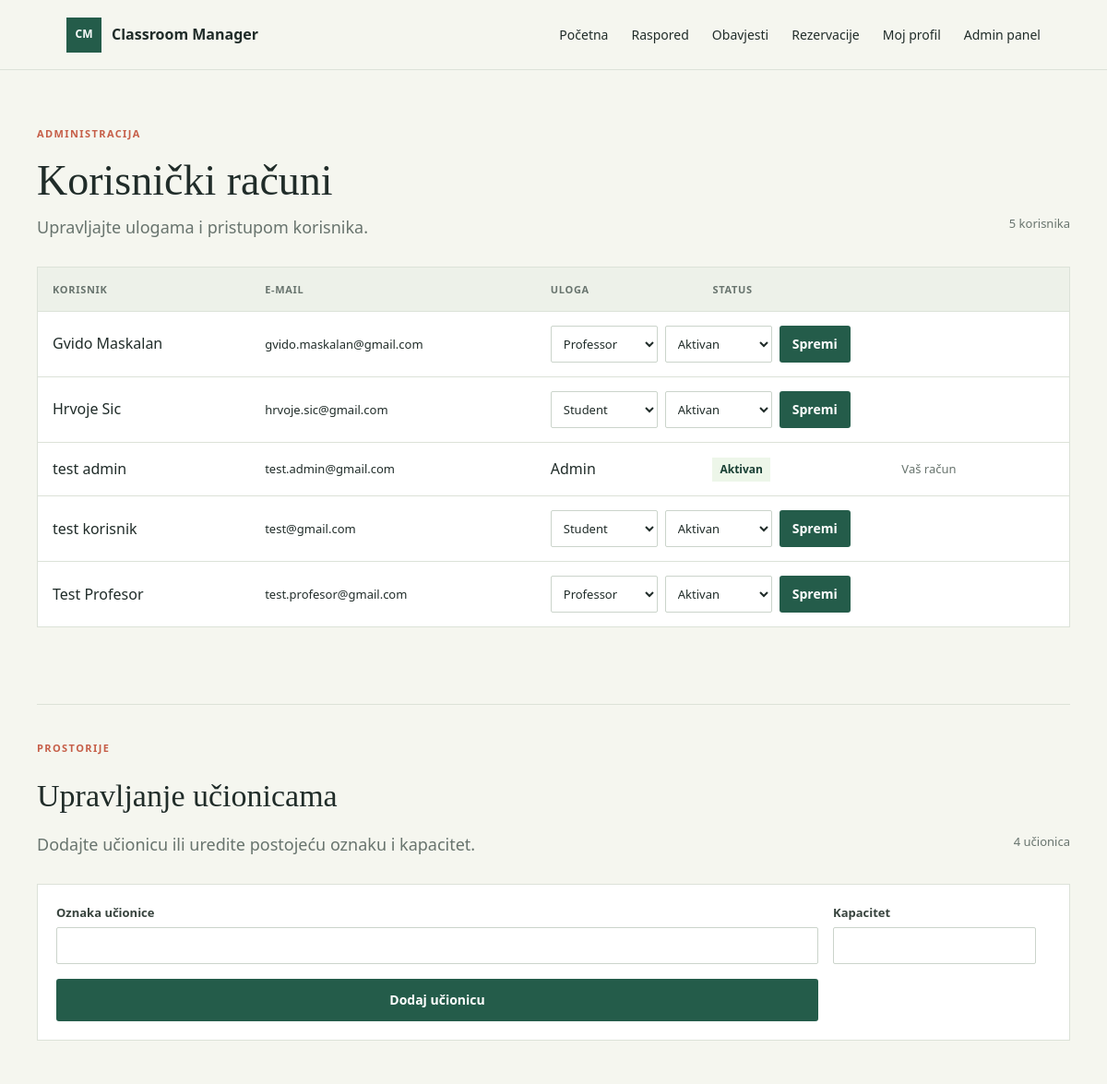
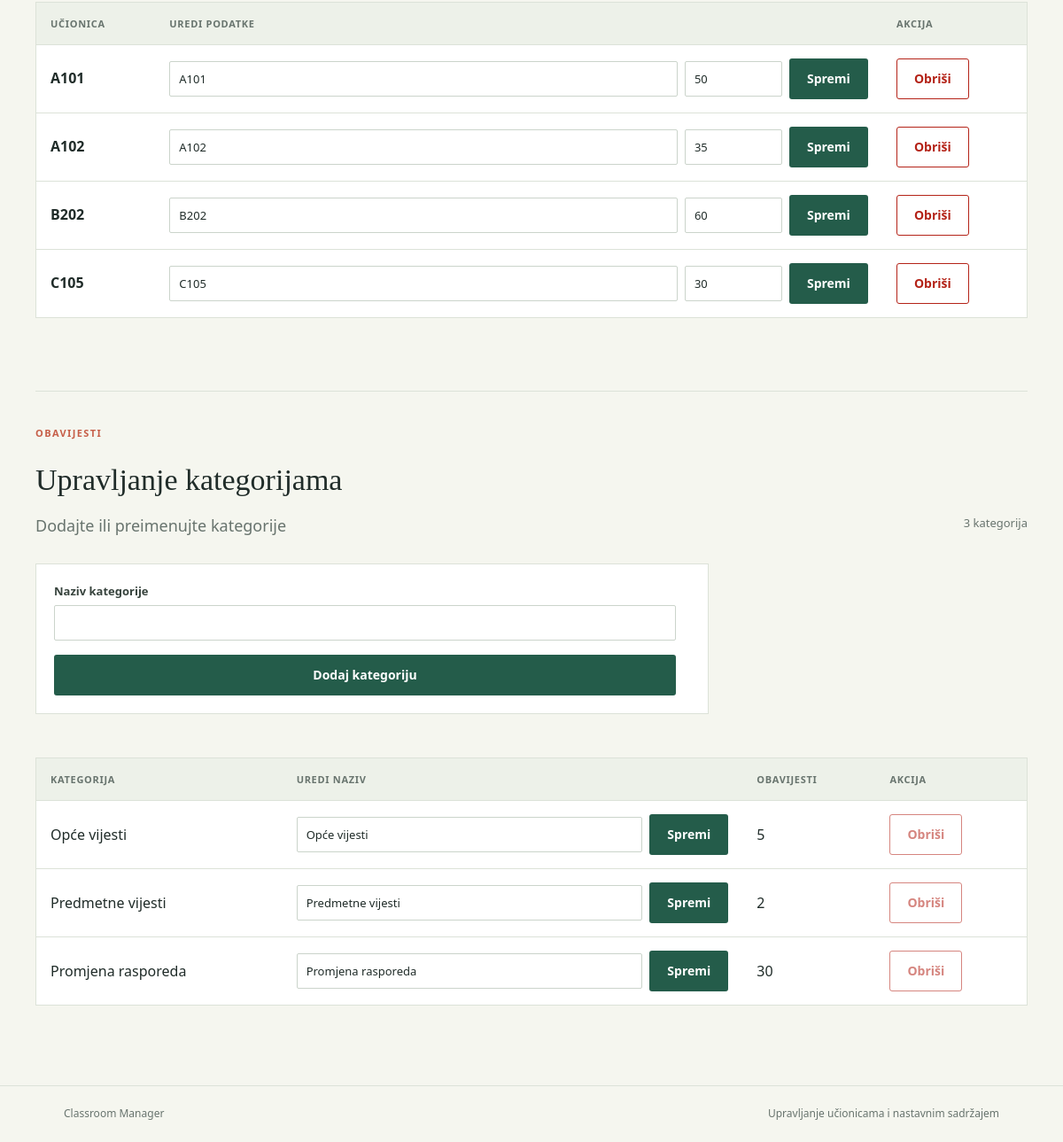
The page /admin.php (signed in) on the database its author committed (2 pictures, top to bottom).
### tables this page shows
CREATE TABLE `users` (
  `id` int(11) NOT NULL,
  `Username` varchar(150) NOT NULL,
  `Email` varchar(150) NOT NULL,
  `Password` varchar(255) NOT NULL,
  `Role` varchar(50) NOT NULL DEFAULT 'Student',
  `Active` tinyint(1) NOT NULL DEFAULT 1
);

CREATE TABLE `classrooms` (
  `id` int(11) NOT NULL,
  `room_code` varchar(30) NOT NULL,
  `capacity` int(11) NOT NULL
);

CREATE TABLE `categories` (
  `id` int(11) NOT NULL,
  `name` varchar(100) NOT NULL
);

### config.php (called while the page is built, shortened)
<?php
function db(): PDO
{
    static $pdo;
    if ($pdo instanceof PDO) {
        return $pdo;
    }
    $host = getenv('DB_HOST') ?: '127.0.0.1';
    $name = getenv('DB_NAME') ?: 'classroommanager';
    $user = getenv('DB_USER') ?: 'root';
    $password = getenv('DB_PASS');
    $password = $password === false ? '' : $password;
    $pdo = new PDO(
        "mysql:host={$host};dbname={$name};charset=utf8mb4",
        $user,
        $password,
        [
            PDO::ATTR_ERRMODE => PDO::ERRMODE_EXCEPTION,
            PDO::ATTR_DEFAULT_FETCH_MODE => PDO::FETCH_ASSOC,
            PDO::ATTR_EMULATE_PREPARES => false,
        ]
    );
    return $pdo;
}

### functions.php (called while the page is built, shortened)
<?php
function e(string|int|null $value): string
{
    return htmlspecialchars((string) $value, ENT_QUOTES | ENT_SUBSTITUTE, 'UTF-8');
}
function current_user(): ?array
{
    $statement = db()->prepare(
        'SELECT id, Username, Email, Password, Role, Active FROM users WHERE Email = :email LIMIT 1'
    );
    $statement->execute(['email' => $_SESSION['user_email']]);
    $user = $statement->fetch();
    return $user;
}
function require_login(): array
{
    $user = current_user();
    return $user;
}
function require_admin(): array
{
    $user = require_login();
    return $user;
}

### admin.php (the view, shortened to what this page needs)
<?php
require_once __DIR__ . '/config.php';
require_once __DIR__ . '/functions.php';
$admin = require_admin();
$roles = ['Student', 'Professor', 'Admin'];
$users = db()->query('SELECT Username, Email, Role, Active FROM users ORDER BY Username, Email')->fetchAll();
$classrooms = db()->query('SELECT id, room_code, capacity FROM classrooms ORDER BY room_code')->fetchAll();
$categories = db()->query(
    'SELECT c.id, c.name, COUNT(n.id) AS notification_count '
    . 'FROM categories c LEFT JOIN notifications n ON n.category_id = c.id '
    . 'GROUP BY c.id, c.name ORDER BY c.name'
)->fetchAll();
require __DIR__ . '/header.php';
?>
<section class="admin-layout">
    <div class="admin-heading">
        <div>
            <p class="eyebrow">ADMINISTRACIJA</p>
            <h1>Korisnički računi</h1>
            <p class="lead">Upravljajte ulogama i pristupom korisnika.</p>
        </div>
        <span class="user-count"><?= count($users) ?> korisnika</span>
    </div>
    <div class="user-table-wrap">
        <table class="user-table">
            <thead>
                <tr>
                    <th scope="col">Korisnik</th>
                    <th scope="col">E-mail</th>
                    <th scope="col">Uloga</th>
                    <th scope="col">Status</th>
                    <th scope="col"><span class="visually-hidden">Akcija</span></th>
                </tr>
            </thead>
            <tbody>
                <?php foreach ($users as $listedUser): ?>
                    <tr>
                        <td data-label="Korisnik"><?= e($listedUser['Username']) ?></td>
                        <td class="user-email" data-label="E-mail"><?= e($listedUser['Email']) ?></td>
                        <?php if (hash_equals($admin['Email'], $listedUser['Email'])): ?>
                            <td data-label="Uloga"><?= e($listedUser['Role']) ?></td>
                            <td data-label="Status"><span class="status-pill status-active">Aktivan</span></td>
                            <td class="user-action">Vaš račun</td>
                        <?php else: ?>
                            <td colspan="3" class="user-edit-cell">
                                <form class="user-edit-form" method="post" action="admin.php">
                                    <select id="role-<?= e(md5($listedUser['Email'])) ?>" name="role">
                                        <?php foreach ($roles as $role): ?>
                                            <option value="<?= e($role) ?>" <?= $listedUser['Role'] === $role ? 'selected' : '' ?>><?= e($role) ?></option>
                                        <?php endforeach; ?>
                                    </select>
                                    <select id="active-<?= e(md5($listedUser['Email'])) ?>" name="active">
                                        <option value="1" <?= (int) $listedUser['Active'] === 1 ? 'selected' : '' ?>>Aktivan</option>
                                    </select>
                                    <button class="button button-primary" type="submit">Spremi</button>
                                </form>
                            </td>
                        <?php endif; ?>
                    </tr>
                <?php endforeach; ?>
            </tbody>
        </table>
    </div>
    <br>
    <section class="classroom-admin-section" aria-labelledby="classroom-heading">
        <div class="admin-heading classroom-heading">
            <div>
                <p class="eyebrow">PROSTORIJE</p>
                <h2 id="classroom-heading">Upravljanje učionicama</h2>
                <p class="lead">Dodajte učionicu ili uredite postojeću oznaku i kapacitet.</p>
            </div>
            <span class="user-count"><?= count($classrooms) ?> učionica</span>
        </div>
        <form class="classroom-create-form" method="post" action="admin.php">
            <div>
                <label for="new-room-code">Oznaka učionice</label>
                <input id="new-room-code" name="room_code" type="text" maxlength="30" required>
            </div>
            <div>
                <label for="new-room-capacity">Kapacitet</label>
                <input id="new-room-capacity" name="capacity" type="number" min="1" step="1" required>
            </div>
            <br>
            <button class="button button-primary" type="submit">Dodaj učionicu</button>
        </form>
        <br>
        <div class="user-table-wrap">
            <table class="user-table classroom-table">
                <thead>
                    <tr>
                        <th scope="col">Učionica</th>
                        <th scope="col">Uredi podatke</th>
                        <th scope="col">Akcija</th>
                    </tr>
                </thead>
                <tbody>
                    <?php foreach ($classrooms as $classroom): ?>
                        <tr>
                            <td data-label="Učionica">
                                <strong><?= e($classroom['room_code']) ?></strong>
                            </td>
                            <td data-label="Uredi podatke">
                                <form class="classroom-edit-form category-edit-form" method="post" action="admin.php">
                                    <input id="room-code-<?= (int) $classroom['id'] ?>" name="room_code" type="text" maxlength="30" value="<?= e($classroom['room_code']) ?>" required>
                                    <input id="room-capacity-<?= (int) $classroom['id'] ?>" name="capacity" type="number" min="1" step="1" value="<?= (int) $classroom['capacity'] ?>" required>
                                    <button class="button button-primary" type="submit">Spremi</button>
                                </form>
                            </td>
                            <td data-label="Akcija">
                                <form method="post" action="admin.php" onsubmit="return confirm('Brisanjem učionice brišu se i sve njezine rezervacije. Želite li nastaviti?');">
                                    <button class="button button-danger" type="submit">Obriši</button>
                                </form>
                            </td>
                        </tr>
                    <?php endforeach; ?>
                </tbody>
            </table>
        </div>
    </section>
    <br>
    <section class="classroom-admin-section" aria-labelledby="category-heading">
        <div class="admin-heading classroom-heading">
            <div>
                <p class="eyebrow">OBAVIJESTI</p>
                <h2 id="category-heading">Upravljanje kategorijama</h2>
                <p class="lead">Dodajte ili preimenujte kategorije</p>
            </div>
            <span class="user-count"><?= count($categories) ?> kategorija</span>
        </div>
        <form class="classroom-create-form category-create-form" method="post" action="admin.php">
            <div>
                <label for="new-category-name">Naziv kategorije</label>
                <input id="new-category-name" name="category_name" type="text" maxlength="100" required>
            </div>
            <br>
            <button class="button button-primary" type="submit">Dodaj kategoriju</button>
        </form>
        <br>
        <div class="user-table-wrap">
            <table class="user-table classroom-table">
                <thead>
                    <tr>
                        <th scope="col">Kategorija</th>
                        <th scope="col">Uredi naziv</th>
                        <th scope="col">Obavijesti</th>
                        <th scope="col">Akcija</th>
                    </tr>
                </thead>
                <tbody>
                    <?php foreach ($categories as $category): ?>
                        <tr>
                            <td data-label="Kategorija"><?= e($category['name']) ?></td>
                            <td data-label="Uredi naziv">
                                <form class="classroom-edit-form" method="post" action="admin.php">
                                    <input id="category-name-<?= (int) $category['id'] ?>" name="category_name" type="text" maxlength="100" value="<?= e($category['name']) ?>" required>
                                    <button class="button button-primary" type="submit">Spremi</button>
                                </form>
                            </td>
                            <td data-label="Obavijesti"><?= (int) $category['notification_count'] ?></td>
                            <td data-label="Akcija">
                                <form method="post" action="admin.php" onsubmit="return confirm('Obrisati ovu kategoriju?');">
                                    <button class="button button-danger" type="submit" <?= (int) $category['notification_count'] > 0 ? 'disabled title="Kategorija se koristi u obavijestima"' : '' ?>>Obriši</button>
                                </form>
                            </td>
                        </tr>
                    <?php endforeach; ?>
                </tbody>
            </table>
        </div>
    </section>
</section>
<?php require __DIR__ . '/footer.php'; ?>

### assets/style.css (style rules this page uses)
:root { color-scheme: light; --ink: #202c29; --muted: #68746e; --paper: #f5f6ef; --surface: #ffffff; --line: #dce2d8; --green: #245c4a; --green-dark: #193f34; --lime: #dce98a; --coral: #c65e48; --danger-bg: #fff0ec; --success-bg: #edf6e9; }
* { box-sizing: border-box; }
body { margin: 0; min-height: 100vh; display: flex; flex-direction: column; background: var(--paper); color: var(--ink); font-family: "Trebuchet MS", "Segoe UI", sans-serif; font-size: 16px; line-height: 1.55; }
.eyebrow { margin: 0 0 18px; color: var(--coral); font-size: 11px; font-weight: 700; letter-spacing: 1.4px; }
h1, h2 { margin: 0; font-family: Georgia, "Times New Roman", serif; font-weight: 400; letter-spacing: 0; }
h1 { font-size: clamp(42px, 5vw, 64px); line-height: 1.08; }
.lead { max-width: 490px; margin: 24px 0 30px; color: var(--muted); font-size: 18px; }
.button { min-height: 46px; display: inline-flex; align-items: center; justify-content: center; padding: 11px 19px; border: 1px solid transparent; border-radius: 3px; cursor: pointer; font: inherit; font-size: 14px; font-weight: 700; text-decoration: none; transition: background-color 140ms ease, color 140ms ease, border-color 140ms ease; }
.button-primary { background: var(--green); color: #fff; }
label { display: block; margin: 15px 0 6px; color: #37433d; font-size: 13px; font-weight: 700; }
input { width: 100%; min-height: 44px; padding: 10px 12px; border: 1px solid #cbd4cb; border-radius: 2px; background: #fff; color: var(--ink); font: inherit; }
.admin-layout { padding: 60px 0 90px; }
.classroom-admin-section { margin-top: 58px; padding-top: 38px; border-top: 1px solid var(--line); }
.classroom-heading h2 { font-size: 34px; }
.classroom-create-form { display: grid; grid-template-columns: minmax(180px, 1fr) minmax(150px, 220px) auto; align-items: end; gap: 16px; margin: 24px 0; padding: 20px; border: 1px solid var(--line); background: var(--surface); }
.classroom-create-form label { margin-top: 0; }
.classroom-create-form input, .classroom-edit-form input { min-width: 0; min-height: 40px; padding: 8px 10px; border: 1px solid #cbd4cb; border-radius: 2px; background: #fff; color: var(--ink); font: inherit; font-size: 13px; }
.classroom-edit-form { display: flex; align-items: center; gap: 8px; }
.classroom-edit-form input[name="room_code"] { flex: 1 1 110px; width: auto; }
.classroom-edit-form input[name="capacity"] { flex: 0 1 110px; width: auto; }
.category-create-form { grid-template-columns: minmax(180px, 1fr) auto; max-width: 760px; }
.category-edit-form input { flex: 1 1 180px; width: auto; }
.button-danger { border-color: #b42318; background: transparent; color: #b42318; }
.button-danger:disabled { opacity: 0.55; cursor: not-allowed; }
.admin-heading { display: flex; align-items: end; justify-content: space-between; gap: 24px; margin-bottom: 28px; }
.admin-heading h1 { font-size: 46px; }
.admin-heading .lead { margin: 12px 0 0; }
.user-count { flex: none; padding-bottom: 8px; color: var(--muted); font-size: 13px; }
.user-table-wrap { overflow-x: auto; border: 1px solid var(--line); background: var(--surface); }
.user-table { width: 100%; border-collapse: collapse; text-align: left; }
.user-table th, .user-table td { padding: 15px 16px; border-bottom: 1px solid var(--line); vertical-align: middle; }
.user-table th { background: #edf1e9; color: var(--muted); font-size: 11px; font-weight: 700; letter-spacing: 0.7px; text-transform: uppercase; }
.user-table tbody tr:last-child td { border-bottom: 0; }
.user-email { overflow-wrap: anywhere; font-size: 13px; }
.user-edit-cell { min-width: 380px; }
.user-edit-form { display: flex; align-items: center; gap: 8px; }
.user-edit-form select { min-width: 116px; min-height: 40px; padding: 7px 9px; border: 1px solid #cbd4cb; border-radius: 2px; background: #fff; color: var(--ink); font: inherit; font-size: 13px; }
.user-edit-form .button { min-height: 40px; padding: 8px 13px; }
.user-action { color: var(--muted); font-size: 13px; white-space: nowrap; }
.status-pill { display: inline-block; padding: 4px 8px; font-size: 12px; font-weight: 700; }
.status-active { background: var(--success-bg); color: var(--green-dark); }

### rows shown on the page
users: Username "Gvido Maskalan", Email "gvido.maskalan@gmail.com", active "Aktivan"
users: Username "Hrvoje Sic", Email "hrvoje.sic@gmail.com", active "Aktivan"
users: Username "test admin", Email "test.admin@gmail.com", Role "Admin"
users: Username "test korisnik", Email "test@gmail.com", active "Aktivan"
users: Username "Test Profesor", Email "test.profesor@gmail.com", active "Aktivan"
classrooms: room_code "A101", capacity "50"
classrooms: room_code "A102", capacity "35"
classrooms: room_code "B202", capacity "60"
classrooms: room_code "C105", capacity "30"
categories: name "Opće vijesti", category_name "Opće vijesti", notification_count "5"
categories: name "Predmetne vijesti", category_name "Predmetne vijesti", notification_count "2"
categories: name "Promjena rasporeda", category_name "Promjena rasporeda", notification_count "30"

### other values the page prints
count($users) "5"
count($classrooms) "4"
count($categories) "3"
form field role "Professor"
form field role "Student"
